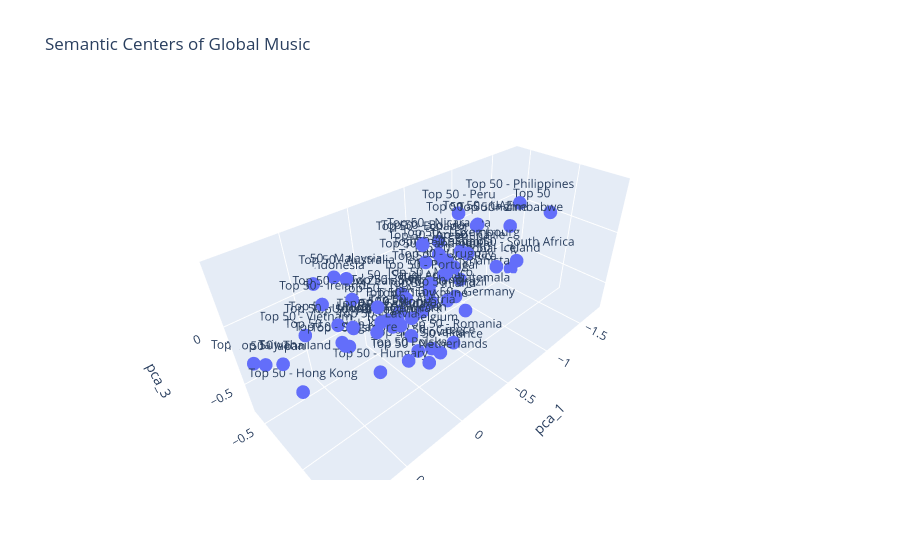

This figure's notebook cell:
### Markdown cell above
# Centroids

### Code cell
# Calculate the mean PCA coordinates for each country
centroids = songs.groupby('playlist.name')[['pca_1', 'pca_2', 'pca_3']].mean().reset_index()

fig_centers = px.scatter_3d(centroids, x='pca_1', y='pca_2', z='pca_3',
                            text='playlist.name', title="Semantic Centers of Global Music")
fig_centers.show()

### Figure 1 — Plotly figure (JSON) as saved in the notebook; plotly's stock layout.template omitted (floating-point values rounded to 4 significant figures)
{"data": [{"hovertemplate": "pca_1=%{x}<br>pca_2=%{y}<br>pca_3=%{z}<br>playlist.name=%{text}<extra></extra>", "legendgroup": "", "marker": {"color": "#636efa", "symbol": "circle"}, "mode": "markers+text", "name": "", "scene": "scene", "showlegend": false, "text": ["Top 50 - Afghanistan", "Top 50 - Argentina", "Top 50 - Australia", "Top 50 - Austria", "Top 50 - Belgium", "Top 50 - Bolivia", "Top 50 - Brazil", "Top 50 - Canada", "Top 50 - Chile", "Top 50 - Colombia", "Top 50 - Costa Rica", "Top 50 - Denmark", "Top 50 - Ecuador", "Top 50 - Estonia", "Top 50 - Finland", "Top 50 - France", "Top 50 - Germany", "Top 50 - Global", "Top 50 - Greece", "Top 50 - Guatemala", "Top 50 - Hong Kong", "Top 50 - Hungary", "Top 50 - Iceland", "Top 50 - India", "Top 50 - Indonesia", "Top 50 - Ireland", "Top 50 - Israel", "Top 50 - Italy", "Top 50 - Japan", "Top 50 - Latvia", "Top 50 - Lithuania", "Top 50 - Luxembourg", "Top 50 - Malaysia", "Top 50 - Mexico", "Top 50 - Morocco", "Top 50 - Netherlands", "Top 50 - New Zealand", "Top 50 - Nicaragua", "Top 50 - Norway", "Top 50 - Panama", "Top 50 - Peru", "Top 50 - Philippines", "Top 50 - Portugal", "Top 50 - Romania", "Top 50 - Saudi Arabia", "Top 50 - Singapore", "Top 50 - Slovakia", "Top 50 - South Africa", "Top 50 - South Korea", "Top 50 - Spain", "Top 50 - Suriname", "Top 50 - Sweden", "Top 50 - Switzerland", "Top 50 - Taiwan", "Top 50 - Thailand", "Top 50 - Turkey", "Top 50 - UAE", "Top 50 - USA", "Top 50 - Ukraine", "Top 50 - United Kingdom", "Top 50 - Uruguay", "Top 50 - Vietnam", "Top 50 Polska", "Top 50+ Zimbabwe"], "type": "scatter3d", "x": [-0.7498, -0.2123, 0.4685, 0.1887, 0.2262, -0.2123, -0.08861, 0.3639, -0.3655, -0.1974, -0.2465, 0.3, -0.1126, 0.2959, -0.1045, 0.1026, -0.2449, -0.3137, 0.1034, -0.3154, 0.751, 0.4217, -0.7371, -1.754, 0.3633, 0.5479, 0.4065, 0.08229, 0.844, 0.4188, 0.4709, -0.3129, 0.2779, -0.1759, -1.723, 0.2275, 0.4243, -0.3457, 0.2557, -0.1659, -0.5998, -1.372, -0.05671, 0.05407, -0.1995, 0.5595, 0.1845, -0.9002, 0.4961, -0.2185, -0.5051, 0.2292, 0.02105, 0.8896, 0.7711, 0.3483, -0.7112, 0.4351, -0.1076, 0.5233, -0.1789, 0.595, 0.301, -0.81], "y": [-0.3084, 0.009957, 0.008363, 0.1952, 0.2276, -0.1396, 0.2134, 0.1347, 0.1194, 0.06115, 0.02206, 0.1519, -0.02859, 0.1065, 0.04874, 0.3439, 0.2239, 0.04941, 0.268, 0.0628, -0.2621, 0.1533, 0.06858, -0.1667, -0.6214, -0.1696, -0.197, -0.05746, -0.5243, 0.1642, -0.1727, 0.1078, -0.4826, -0.04994, -0.5217, 0.3796, -0.04214, -0.1301, 0.1475, -0.06596, -0.1914, -0.2323, 0.09494, 0.4078, -0.3864, 0.04038, 0.233, 0.1274, -0.1122, 0.07525, 0.06498, 0.1367, -0.05868, -0.6048, -0.4193, -0.2095, -0.1066, 0.2238, -0.05275, 0.09253, 0.1127, -0.3935, 0.281, 0.1084], "z": [-0.3043, 0.2979, 0.4302, 0.108, 0.01347, 0.3129, 0.1014, 0.1434, 0.2837, 0.2783, 0.1299, 0.08184, 0.3889, 0.1026, -0.005191, -0.1249, -0.05731, 0.1714, -0.1398, -0.0615, -0.4415, -0.2003, -0.005122, 0.00683, 0.03985, 0.2055, -0.2276, -0.04065, -0.3177, 0.1187, 0.004312, 0.319, 0.1192, -0.003022, -0.7344, -0.09934, 0.2428, 0.2802, 0.09969, 0.2233, 0.3821, 0.1985, 0.1864, -0.03457, -0.2091, 0.02816, -0.1304, 0.0009117, -0.08431, 0.2782, 0.4135, 0.04063, 0.03095, -0.3301, -0.2889, -0.1156, 0.286, 0.3374, -0.1438, 0.1738, 0.2204, -0.1376, -0.1015, 0.3158]}], "layout": {"legend": {"tracegroupgap": 0}, "scene": {"domain": {"x": [0, 1], "y": [0, 1]}, "xaxis": {"title": {"text": "pca_1"}}, "yaxis": {"title": {"text": "pca_2"}}, "zaxis": {"title": {"text": "pca_3"}}}, "title": {"text": "Semantic Centers of Global Music"}}}
